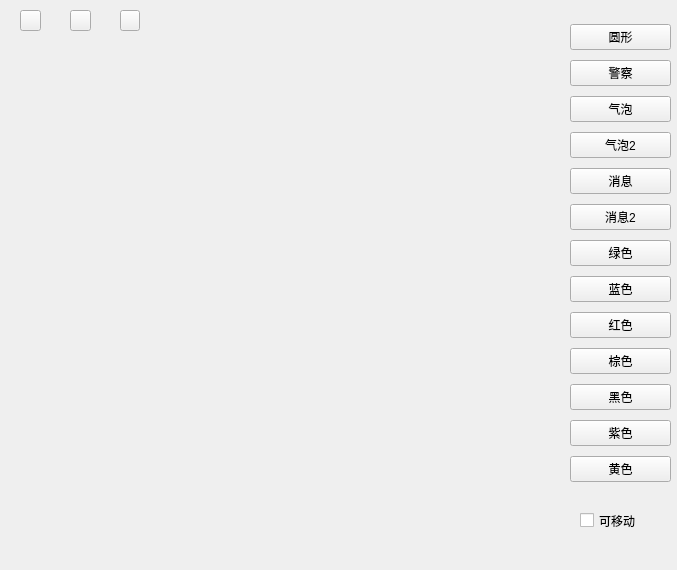
<?xml version="1.0" encoding="UTF-8"?>
<ui version="4.0">
 <class>Widget</class>
 <widget class="QWidget" name="Widget">
  <property name="geometry">
   <rect>
    <x>0</x>
    <y>0</y>
    <width>677</width>
    <height>570</height>
   </rect>
  </property>
  <property name="windowTitle">
   <string>Widget</string>
  </property>
  <widget class="QLabel" name="labMap">
   <property name="geometry">
    <rect>
     <x>0</x>
     <y>0</y>
     <width>557</width>
     <height>571</height>
    </rect>
   </property>
   <property name="text">
    <string/>
   </property>
   <property name="scaledContents">
    <bool>true</bool>
   </property>
   <property name="wordWrap">
    <bool>false</bool>
   </property>
   <property name="openExternalLinks">
    <bool>false</bool>
   </property>
  </widget>
  <widget class="QCheckBox" name="ckCanMove">
   <property name="geometry">
    <rect>
     <x>580</x>
     <y>510</y>
     <width>81</width>
     <height>21</height>
    </rect>
   </property>
   <property name="text">
    <string>可移动</string>
   </property>
  </widget>
  <widget class="DeviceButton" name="btn1">
   <property name="geometry">
    <rect>
     <x>20</x>
     <y>10</y>
     <width>21</width>
     <height>21</height>
    </rect>
   </property>
   <property name="text">
    <string/>
   </property>
  </widget>
  <widget class="DeviceButton" name="btn2">
   <property name="geometry">
    <rect>
     <x>70</x>
     <y>10</y>
     <width>21</width>
     <height>21</height>
    </rect>
   </property>
   <property name="text">
    <string/>
   </property>
  </widget>
  <widget class="DeviceButton" name="btn3">
   <property name="geometry">
    <rect>
     <x>120</x>
     <y>10</y>
     <width>20</width>
     <height>21</height>
    </rect>
   </property>
   <property name="text">
    <string/>
   </property>
  </widget>
  <widget class="QWidget" name="layoutWidget">
   <property name="geometry">
    <rect>
     <x>570</x>
     <y>20</y>
     <width>101</width>
     <height>471</height>
    </rect>
   </property>
   <layout class="QVBoxLayout" name="verticalLayout">
    <item>
     <widget class="QPushButton" name="btnCircle">
      <property name="text">
       <string>圆形</string>
      </property>
      <property name="autoDefault">
       <bool>false</bool>
      </property>
      <property name="default">
       <bool>false</bool>
      </property>
      <property name="flat">
       <bool>false</bool>
      </property>
     </widget>
    </item>
    <item>
     <widget class="QPushButton" name="btnPolice">
      <property name="text">
       <string>警察</string>
      </property>
     </widget>
    </item>
    <item>
     <widget class="QPushButton" name="btnBubble">
      <property name="text">
       <string>气泡</string>
      </property>
     </widget>
    </item>
    <item>
     <widget class="QPushButton" name="btnBubble2">
      <property name="text">
       <string>气泡2</string>
      </property>
     </widget>
    </item>
    <item>
     <widget class="QPushButton" name="btnMsg">
      <property name="text">
       <string>消息</string>
      </property>
     </widget>
    </item>
    <item>
     <widget class="QPushButton" name="btnMsg2">
      <property name="text">
       <string>消息2</string>
      </property>
     </widget>
    </item>
    <item>
     <widget class="QPushButton" name="btnGreen">
      <property name="text">
       <string>绿色</string>
      </property>
     </widget>
    </item>
    <item>
     <widget class="QPushButton" name="btnBlue">
      <property name="text">
       <string>蓝色</string>
      </property>
     </widget>
    </item>
    <item>
     <widget class="QPushButton" name="btnRed">
      <property name="text">
       <string>红色</string>
      </property>
     </widget>
    </item>
    <item>
     <widget class="QPushButton" name="btnGray">
      <property name="text">
       <string>棕色</string>
      </property>
     </widget>
    </item>
    <item>
     <widget class="QPushButton" name="btnBlack">
      <property name="text">
       <string>黑色</string>
      </property>
     </widget>
    </item>
    <item>
     <widget class="QPushButton" name="btnPurple">
      <property name="text">
       <string>紫色</string>
      </property>
     </widget>
    </item>
    <item>
     <widget class="QPushButton" name="btnYellow">
      <property name="text">
       <string>黄色</string>
      </property>
     </widget>
    </item>
   </layout>
  </widget>
 </widget>
 <customwidgets>
  <customwidget>
   <class>DeviceButton</class>
   <extends>QToolButton</extends>
   <header location="global">D:\qt_project\control\DeviceButton\DeviceButton.h</header>
  </customwidget>
 </customwidgets>
 <resources/>
 <connections/>
</ui>
